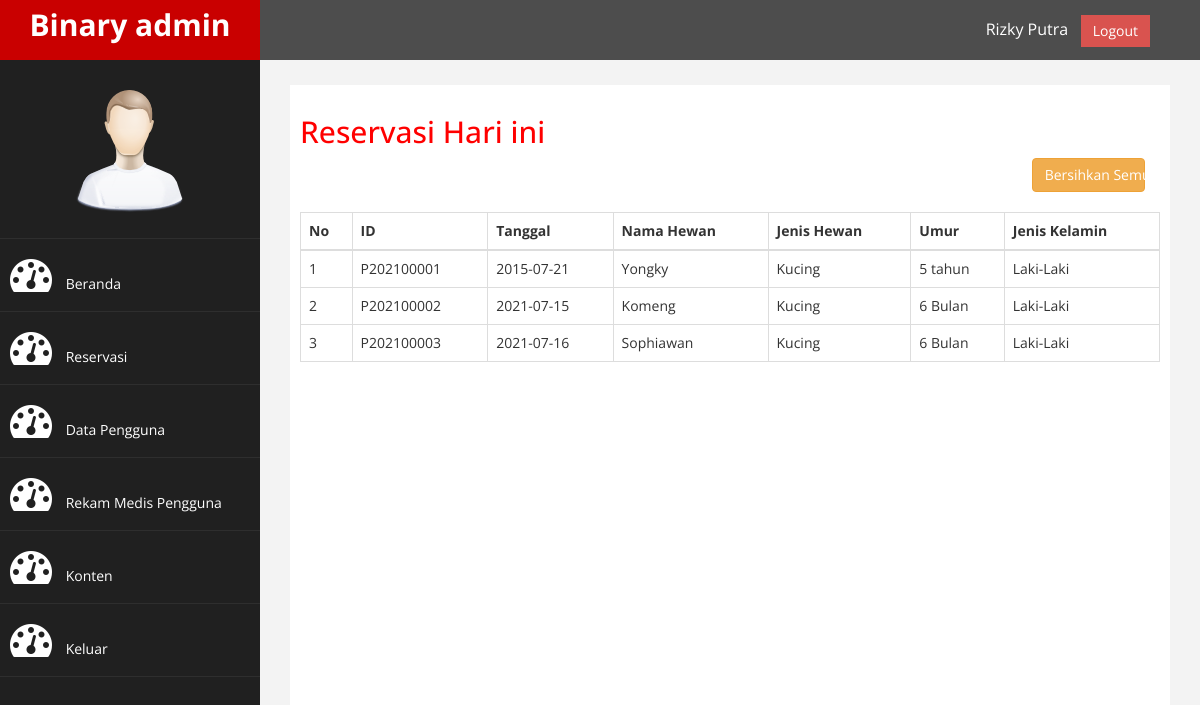
Page /admin/index.php?halaman=reservasi (signed in) on the committed database.
### tables this page shows
CREATE TABLE `pendaftaran` (
  `id_pendaftaran` varchar(12) NOT NULL,
  `tgl_pendaftaran` date NOT NULL,
  `nama_hewan` varchar(15) NOT NULL,
  `jenis_hewan` varchar(15) NOT NULL,
  `umur_hewan` varchar(15) NOT NULL,
  `jk_hewan` varchar(12) NOT NULL
);

### admin/reservasi.php (the view)
<h2>Reservasi Hari ini</h2>
<table class="table table-bordered">
    <thead>
        <tr>
            <th>No</th>
            <th>ID</th>
            <th>Tanggal</th>
            <th>Nama Hewan</th>
            <th>Jenis Hewan</th>
            <th>Umur</th>
            <th>Jenis Kelamin</th>
        </tr>
    </thead>
    <tbody>
        <?php $nomor = 1; ?>
        <?php $ambil = $koneksi->query("SELECT * FROM pendaftaran"); ?>
        <?php while ($pecah = $ambil->fetch_assoc()) { ?>
            <tr>
                <td><?php echo $nomor; ?></td>
                <td><?php echo $pecah['id_pendaftaran']; ?></td>
                <td><?php echo $pecah['tgl_pendaftaran']; ?></td>
                <td><?php echo $pecah['nama_hewan']; ?></td>
                <td><?php echo $pecah['jenis_hewan']; ?></td>
                <td><?php echo $pecah['umur_hewan']; ?></td>
                <td><?php echo $pecah['jk_hewan']; ?></td>
            </tr>
            <?php $nomor++; ?>
        <?php } ?>
    </tbody>
    <div class="form-group">
        <div class="col-md-2 col-md-offset-10">
            <a href="hapus.php" class="btn btn-warning btn-block">Bersihkan Semua</a>
            <br>
        </div>
    </div>

### admin/assets/css/custom.css (style rules this page uses)
body { font-family: 'Open Sans', sans-serif; }
h2 { color: #f00; }

### rows in the picture
pendaftaran: id_pendaftaran "P202100001", tgl_pendaftaran "2015-07-21", nama_hewan "Yongky", jenis_hewan "Kucing", umur_hewan "5 tahun", jk_hewan "Laki-Laki"
pendaftaran: id_pendaftaran "P202100002", tgl_pendaftaran "2021-07-15", nama_hewan "Komeng", jenis_hewan "Kucing", umur_hewan "6 Bulan", jk_hewan "Laki-Laki"
pendaftaran: id_pendaftaran "P202100003", tgl_pendaftaran "2021-07-16", nama_hewan "Sophiawan", jenis_hewan "Kucing", umur_hewan "6 Bulan", jk_hewan "Laki-Laki"

### other values in the picture
$_SESSION['nama_admin'] "Rizky Putra"
